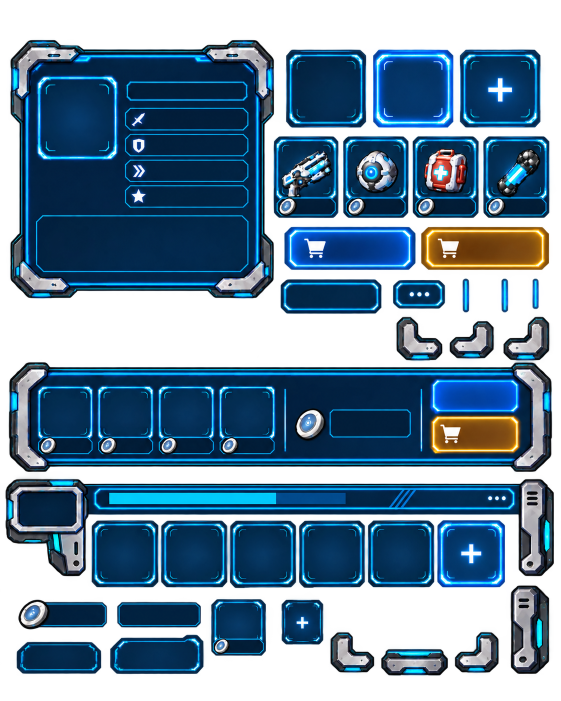
#> input picture art/hud/itemShopSheet.png, 1122 x 1402 px (shown at 1/2 size)
$ python cutItemShop.py
#> lines starting #> are read from the running program, lines starting #| are printed output that depends on the picture; after the words box and inside, x2 and y2 are one past the last pixel; in counts of white or black regions, pixels touching at a corner belong together
from pathlib import Path

from PIL import Image, ImageChops, ImageDraw

ROOT = Path(__file__).resolve().parents[2]
SHEET = ROOT / "art/hud/itemShopSheet.png"
OUT = ROOT / "assets/hud/pieces"

PIECES = {
    "itemCard": (20, 80, 548, 597),
    "shopStrip": (17, 723, 1105, 944),
}


def main():
    sheet = Image.open(SHEET).convert("RGBA")
#> sheet is the input picture: PIL image 1122x1402 RGBA; mean R, G, B, A 16.4, 47.9, 73.6, 158.7
    assert sheet.size == (1122, 1402), "Item shop sheet size changed; review crop bounds."
    OUT.mkdir(parents=True, exist_ok=True)
    for name, bounds in PIECES.items():
        cropped = sheet.crop(bounds)
        alpha = cropped.getchannel("A")
        mask = alpha.point(lambda value: 255 if value else 0)
        seed = (cropped.width // 2, cropped.height // 2)
        assert mask.getpixel(seed) == 255, f"{name}: crop seed is transparent."
        ImageDraw.floodfill(mask, seed, 128)
        mask = mask.point(lambda value: 255 if value == 128 else 0)
        cropped.putalpha(ImageChops.multiply(alpha, mask))
        minimum, maximum = cropped.getchannel("A").getextrema()
        assert minimum == 0 and maximum > 0, f"{name}: crop lost transparency or content."
        cropped.save(OUT / f"{name}.png")
        print(f"{name}: {cropped.width}x{cropped.height}")
#> this loop made 2 passes
#> (minimum, maximum) on passes 1 to 2: (0, 255), (0, 255)
#> pass 1, in main, `cropped = sheet.crop(bounds)`:
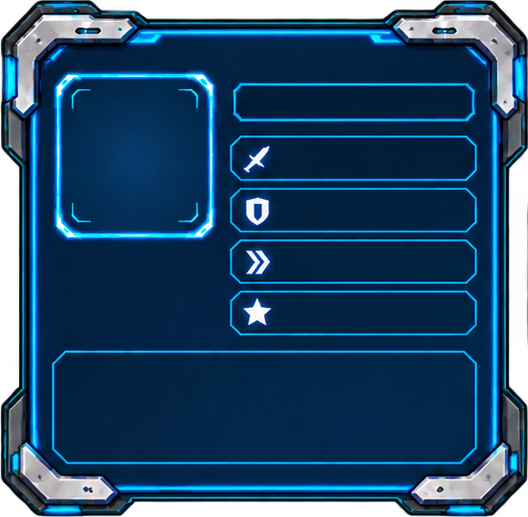
#> cropped: PIL image 528x517 RGBA; mean R, G, B, A 12.6, 53, 86.1, 231.9; transparent parts drawn white
#> pass 1, in main, `alpha = cropped.getchannel("A")`:
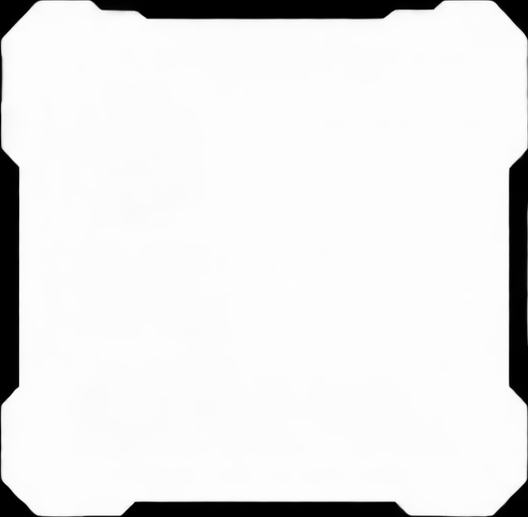
#> alpha: PIL image 528x517 L; min 0, max 255, mean 231.9
#> pass 1, in main, `mask = alpha.point(lambda value: 255 if value else 0)`:
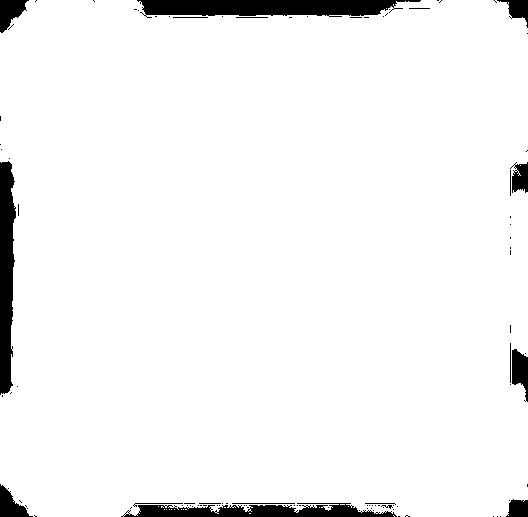
#> mask: PIL image 528x517 L; 95.4% white; 100 black regions (81 under 20 px), largest, box (x1, y1, x2, y2) and area: (137, 0, 421, 18) 3832, (0, 161, 16, 395) 2906, (121, 503, 397, 517) 2493
#> after the loop:
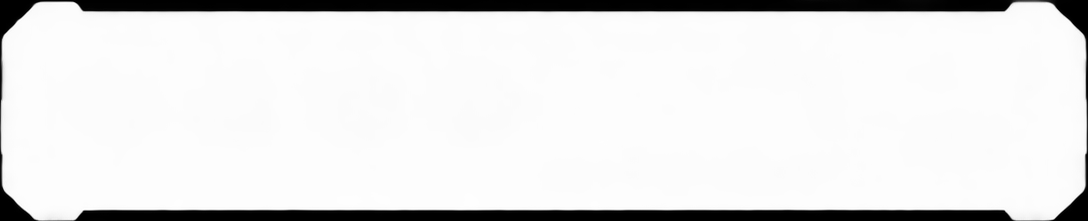
#> alpha: PIL image 1088x221 L; min 0, max 255, mean 227
#> after the loop:
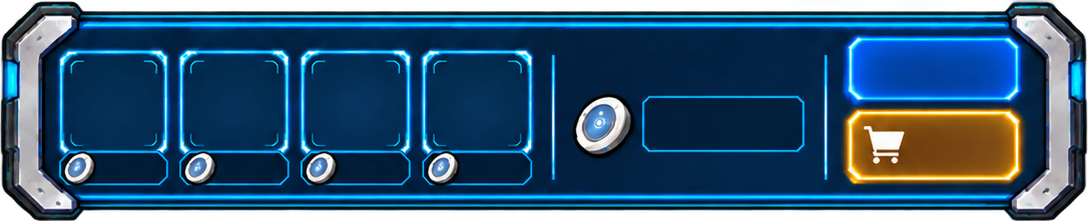
#> cropped: PIL image 1088x221 RGBA; mean R, G, B, A 24.3, 64.9, 95.8, 227; transparent parts drawn white
#> after the loop:
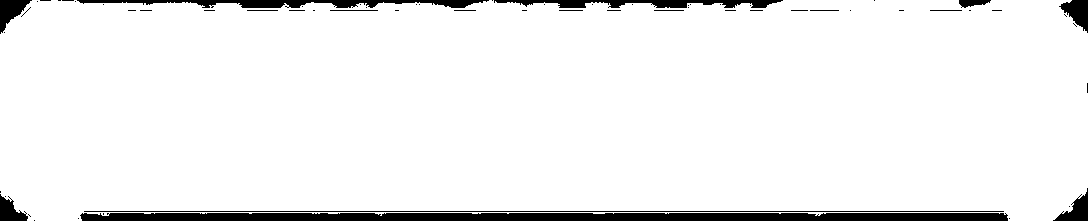
#> mask: PIL image 1088x221 L; 94.2% white; 65 black regions (49 under 20 px), largest, box (x1, y1, x2, y2) and area: (80, 213, 1008, 221) 7268, (77, 0, 489, 8) 1848, (494, 0, 783, 8) 1388


if __name__ == "__main__":
    main()
